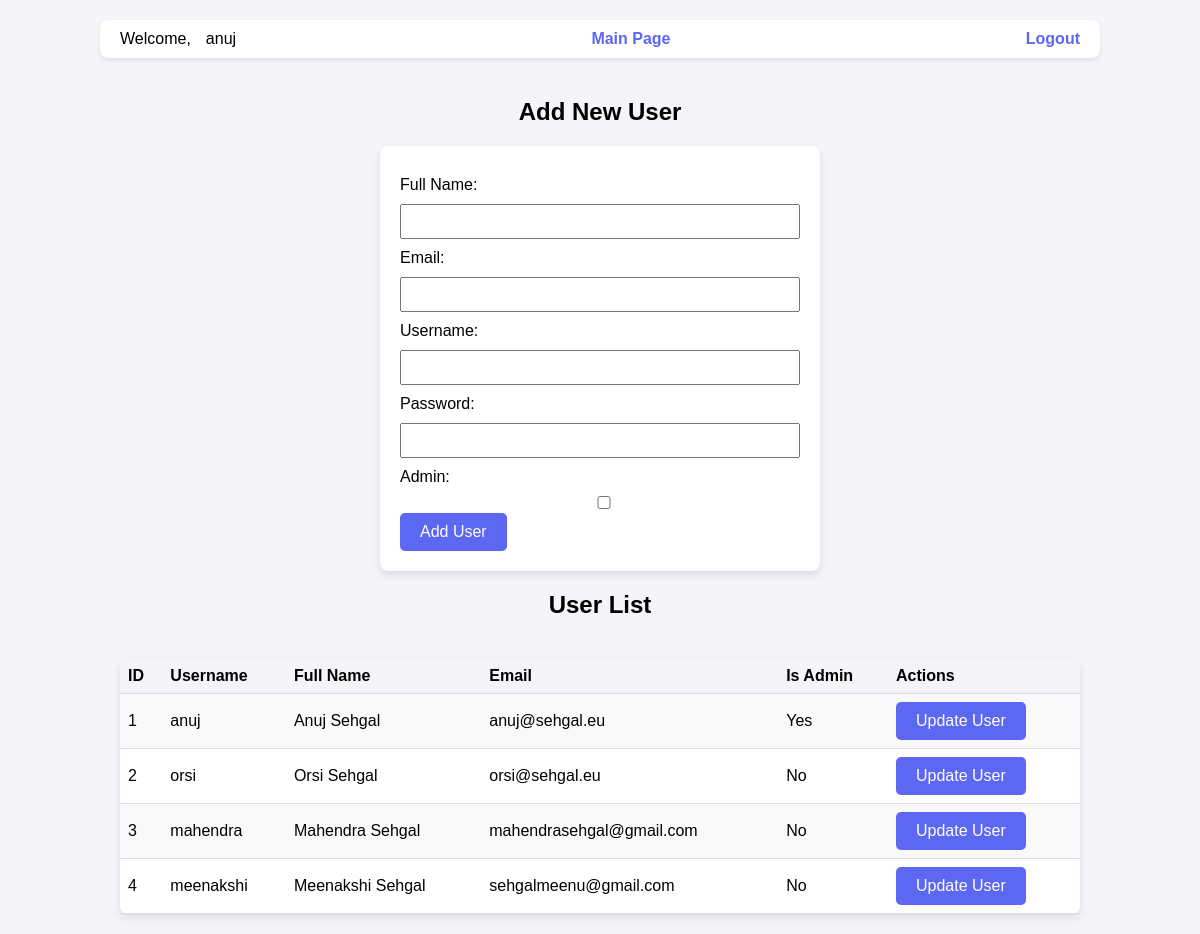
The page /admin (signed in) on the database its author committed.
### tables this page shows
CREATE TABLE users (
                     id INTEGER PRIMARY KEY AUTOINCREMENT,
                     username TEXT UNIQUE NOT NULL,
                     password_hash TEXT NOT NULL,
                     is_admin BOOLEAN NOT NULL DEFAULT 0, full_name TEXT, email TEXT);

### countries/app.py (the view, shortened to what this page needs)
@app.route('/admin', methods=['GET', 'POST'])
@login_required
def admin():
    if not current_user.is_admin:
        return 'Unauthorized', 403
    with sqlite3.connect(DATABASE) as conn:
        conn.row_factory = sqlite3.Row
        cursor = conn.cursor()
        cursor.execute("SELECT id, username, is_admin, full_name, email FROM users")
        users = cursor.fetchall()
    return render_template('admin.html', users=users)

### countries/app.py (called while the page is built)
@login_manager.user_loader
def load_user(user_id):
    with sqlite3.connect(DATABASE) as conn:
        conn.row_factory = sqlite3.Row
        cursor = conn.cursor()
        cursor.execute("SELECT * FROM users WHERE id = ?", (user_id,))
        user = cursor.fetchone()
    if user:
        return User(str(user['id']), user['username'], user['is_admin'])
    return None

### countries/templates/admin.html (shortened to what this page needs)
<!DOCTYPE html>
<html lang="en">
<head>
</head>
<body>
    <header>
        <div>Welcome, <span id="usernameDisplay">{{ current_user.username }}</span></div>
        <a href="/">Main Page</a>
        <div>
            <a href="/logout">Logout</a>
        </div>
    </header>
    <h2>Add New User</h2>
    <form action="/admin" method="post">
      <div>
        <label for="full_name">Full Name:</label>
        <input type="text" id="full_name" name="full_name" required>
      </div>
      <div>
        <label for="email">Email:</label>
        <input type="email" id="email" name="email" required>
      </div>
      <div>
        <label for="username">Username:</label>
        <input type="text" id="username" name="username" required>
      </div>
      <div>
        <label for="password">Password:</label>
        <input type="password" id="password" name="password" required>
      </div>
      <div>
        <label for="is_admin">Admin:</label>
        <input type="checkbox" id="is_admin" name="is_admin">
      </div>
      <button type="submit">Add User</button>
    </form>
    <h2>User List</h2>
    <table>
        <tr>
            <th>ID</th>
            <th>Username</th>
	    <th>Full Name</th>
	    <th>Email</th>
            <th>Is Admin</th>
	    <th>Actions</th>
        </tr>
        {% for user in users %}
        <tr>
            <td>{{ user.id }}</td>
            <td>{{ user.username }}</td>
            <td>{{ user.full_name }}</td>
            <td>{{ user.email }}</td>
            <td>{{ 'Yes' if user.is_admin else 'No' }}</td>
	    <td><button type="button" onclick="showModal('{{ user.id }}', '{{ user.username }}', '{{ user.full_name }}', '{{ user.email }}')">Update User</button></td>
        </tr>
        {% endfor %}
    </table>
</body>
</html>

### countries/templates/admin.html (style rules this page uses)
body { font-family: Arial, sans-serif; background-color: #f4f4f9; margin: 0; padding: 20px; display: flex; flex-direction: column; align-items: center; }
header { width: 90%; max-width: 960px; padding: 10px 20px; background-color: #fff; box-shadow: 0 2px 4px rgba(0,0,0,0.1); display: flex; justify-content: space-between; align-items: center; margin-bottom: 20px; border-radius: 8px; }
header div { display: flex; gap: 15px; }
header a { color: #5c67f2; text-decoration: none; font-weight: bold; }
form { background: white; padding: 20px; border-radius: 8px; box-shadow: 0 4px 8px rgba(0,0,0,0.1); width: 90%; max-width: 400px; }
input[type="text"], input[type="email"], input[type="password"], input[type="checkbox"] { margin-top: 10px; width: 100%; padding: 8px; box-sizing: border-box; }
button { background-color: #5c67f2; color: white; border: none; padding: 10px 20px; border-radius: 5px; cursor: pointer; font-size: 16px; margin-top: 0px; }
label { display: block; margin-top: 10px; }
table { width: 90%; max-width: 960px; border-collapse: collapse; background: white; box-shadow: 0 4px 8px rgba(0,0,0,0.1); border-radius: 8px; margin-top: 20px; }
th, td { padding: 8px; text-align: left; border-bottom: 1px solid #ddd; vertical-align: middle; }
th { background-color: #f4f4f9; }
tr:nth-child(even) { background-color: #f9f9f9; }
th:last-child, td:last-child { width: 20%; }

### rows shown on the page
users: username "anuj", id "1", full_name "Anuj Sehgal", email "anuj@sehgal.eu", is_admin "Yes"
users: id "2", username "orsi", full_name "Orsi Sehgal", email "orsi@sehgal.eu", is_admin "No"
users: id "3", username "mahendra", full_name "Mahendra Sehgal", email "mahendrasehgal@gmail.com", is_admin "No"
users: id "4", username "meenakshi", full_name "Meenakshi Sehgal", email "sehgalmeenu@gmail.com", is_admin "No"
